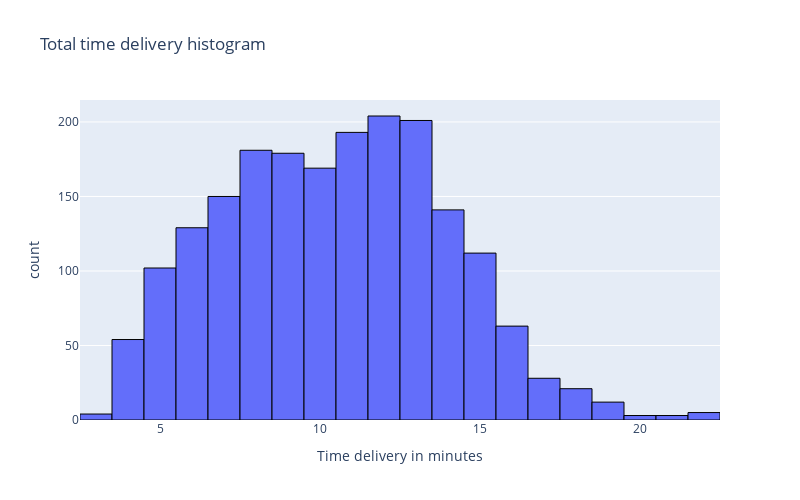

Notebook code cell kept with this figure:
### Code cell
fig = px.histogram(delivery_times, x="total_delivery_time_minutes", nbins=max(delivery_times["total_delivery_time_minutes"]), 
                   title="Total time delivery histogram", 
                   labels={"total_delivery_time_minutes": "Time delivery in minutes", "count": "Number of deliveries"})

fig.update_traces(marker=dict(line=dict(width=1, color='Black')))
fig.update_layout(width=800, height=500)
fig.show()

### Figure 1 — Plotly figure (JSON) as saved in the notebook; plotly's stock layout.template omitted (floating-point values rounded to 4 significant figures; data arrays with more than 128 entries replaced by an {"elided": "..."} marker saying what was removed)
{"data": [{"alignmentgroup": "True", "bingroup": "x", "hovertemplate": "Time delivery in minutes=%{x}<br>count=%{y}<extra></extra>", "legendgroup": "", "marker": {"color": "#636efa", "line": {"color": "Black", "width": 1}, "pattern": {"shape": ""}}, "name": "", "nbinsx": 22, "offsetgroup": "", "orientation": "v", "showlegend": false, "type": "histogram", "x": {"elided": "1954 int values"}, "xaxis": "x", "yaxis": "y"}], "layout": {"barmode": "relative", "height": 500, "legend": {"tracegroupgap": 0}, "title": {"text": "Total time delivery histogram"}, "width": 800, "xaxis": {"anchor": "y", "domain": [0, 1], "title": {"text": "Time delivery in minutes"}}, "yaxis": {"anchor": "x", "domain": [0, 1], "title": {"text": "count"}}}}
